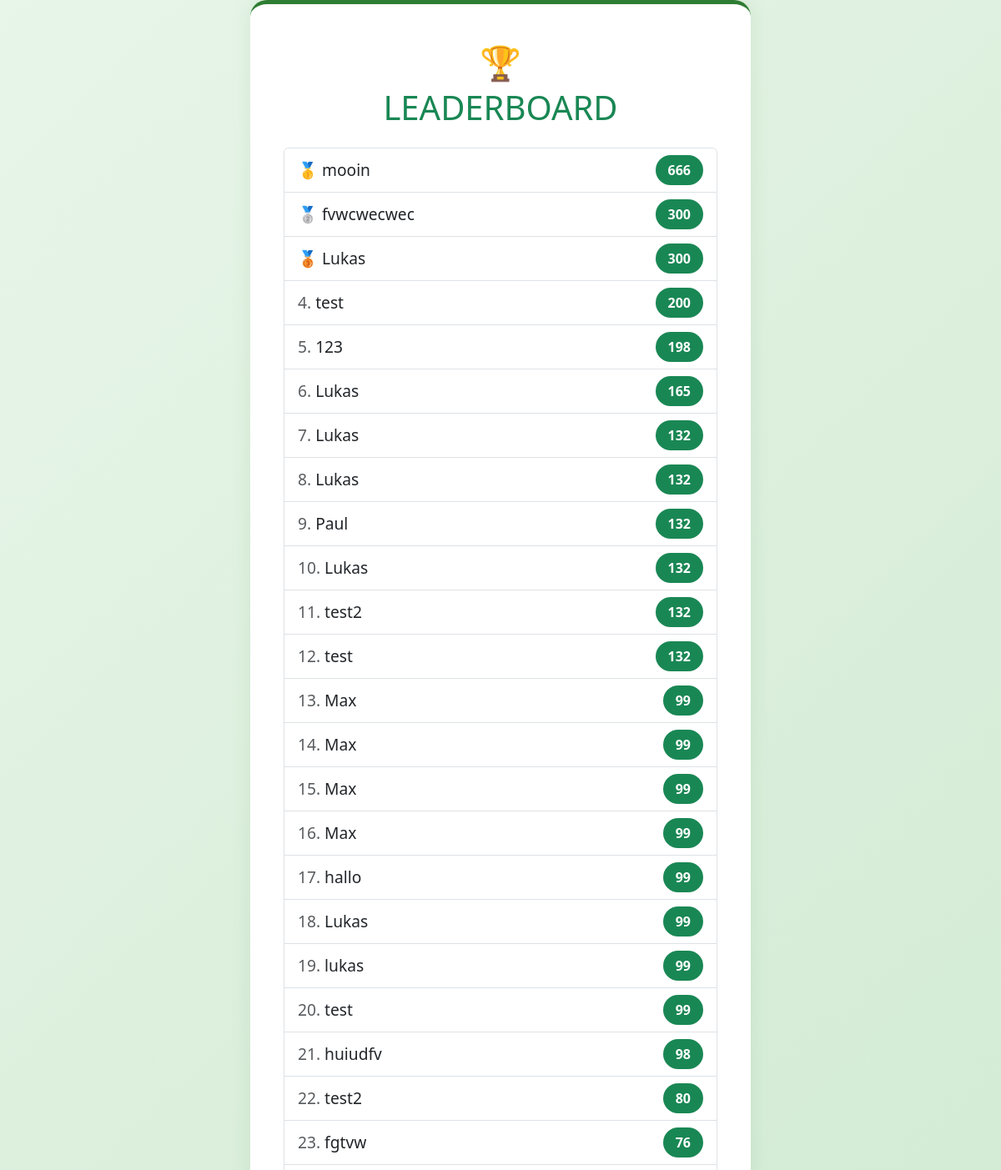
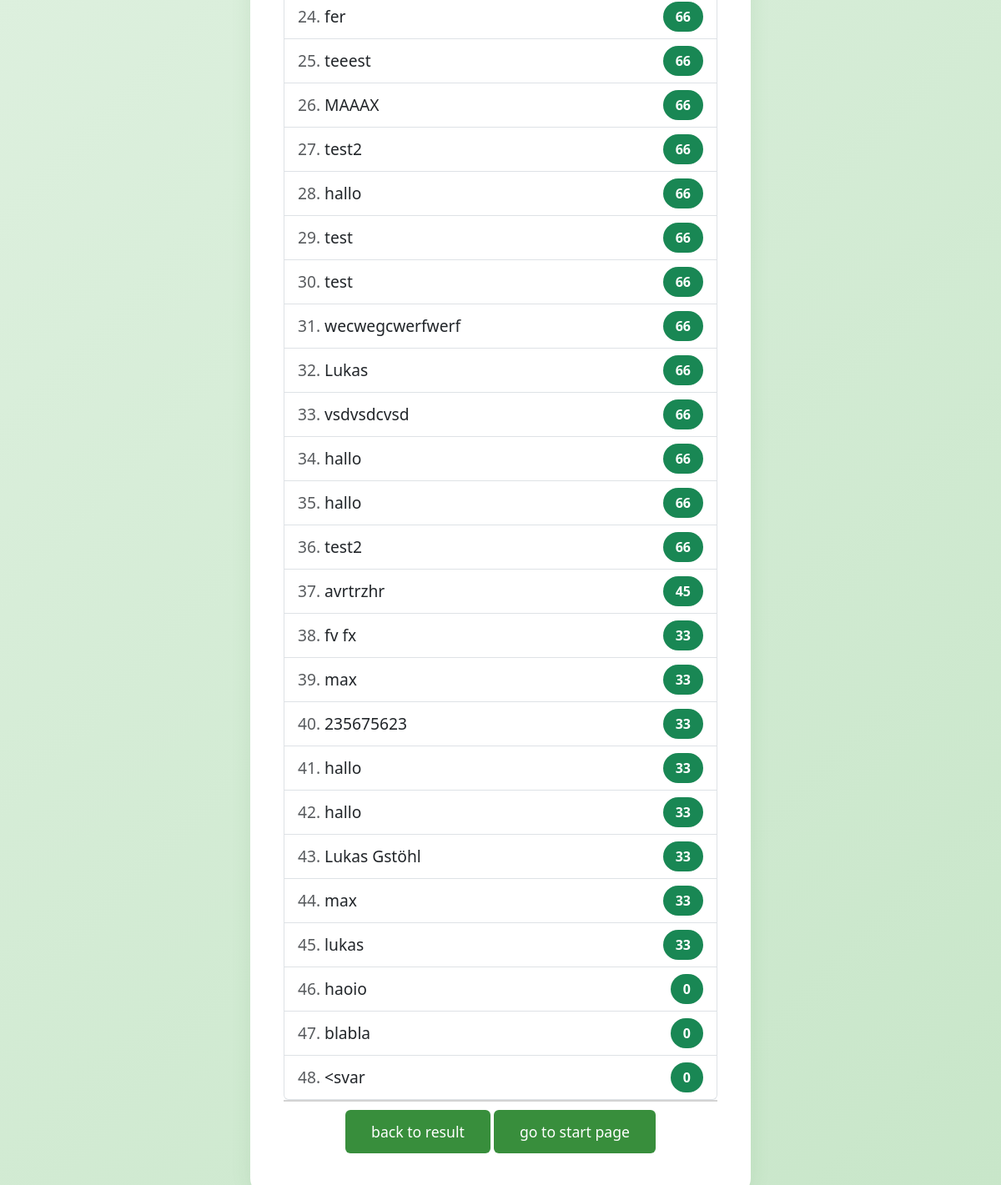
The app's page /leaderboard/, older data (2 pictures, top to bottom).
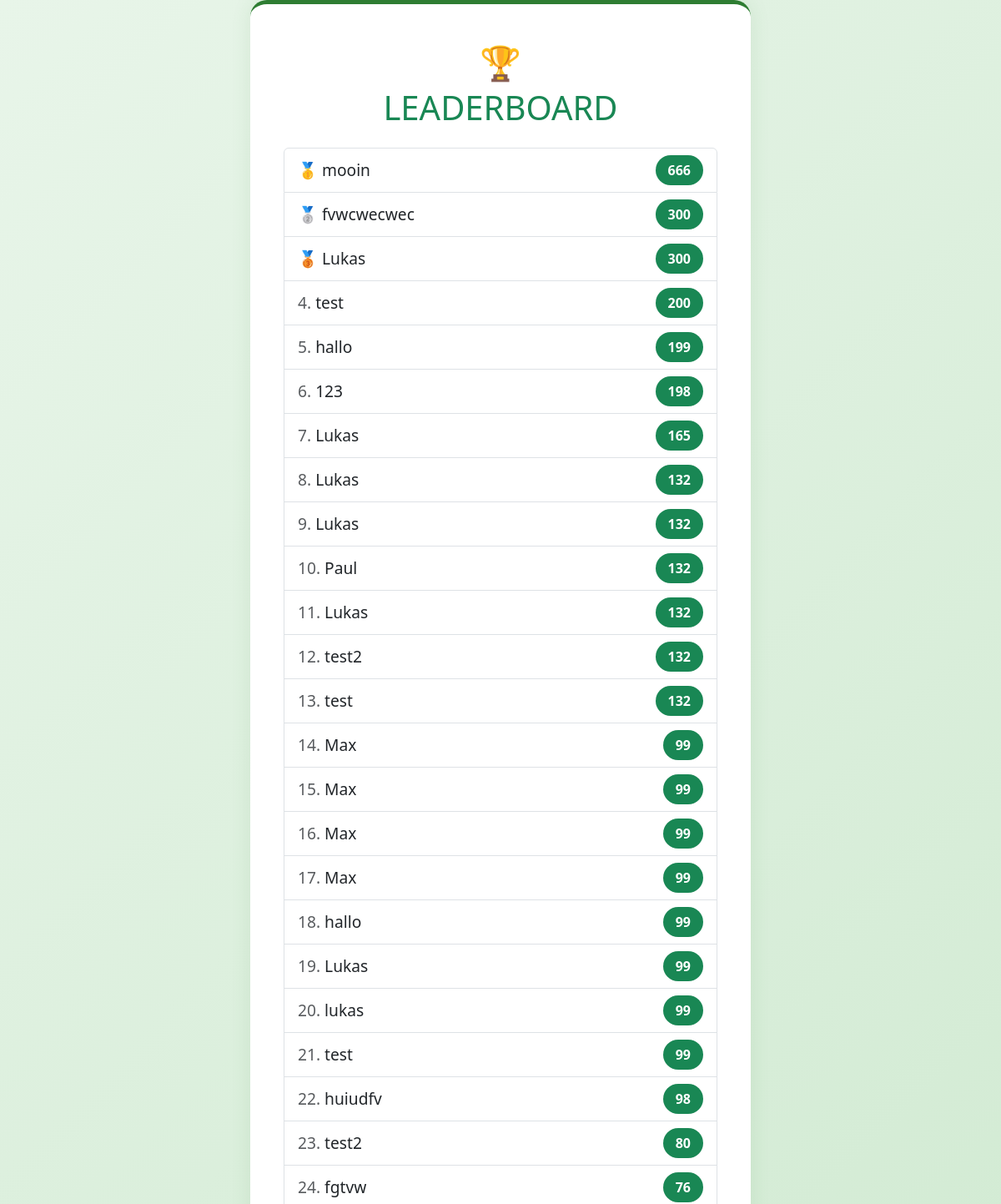
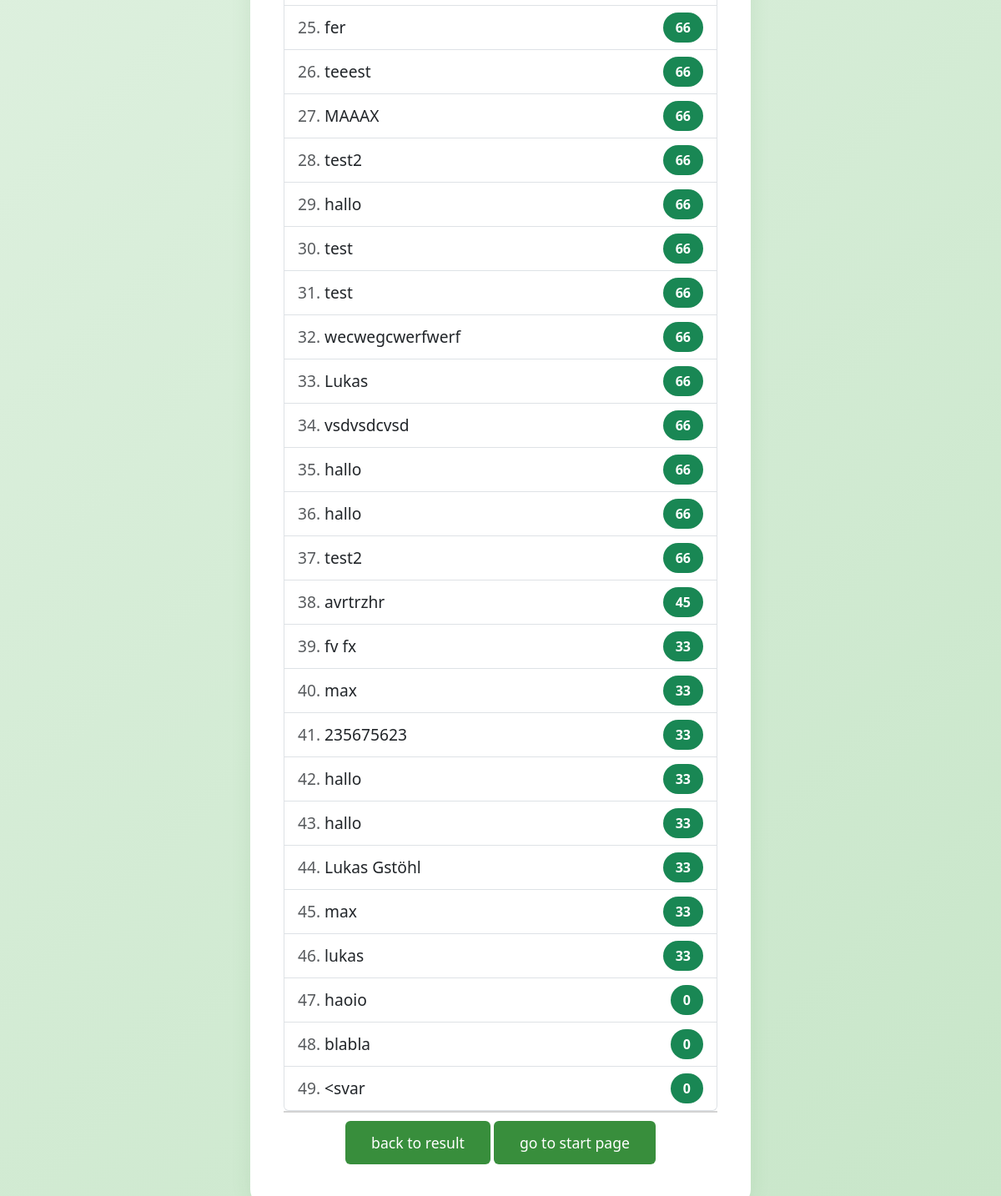
The same page, newer data (2 pictures, top to bottom).
### quiz/models.py (models this page shows, shortened)
class UserScore(models.Model):
    name = models.CharField(max_length=100)
    total_score = models.IntegerField()
    include_in_leaderboard = models.BooleanField(default=True)

### quiz/views.py (the view)
# urls.py: path('leaderboard/', views.leaderboard, name="leaderboard"),
def leaderboard(request):
    leaderboard_data = UserScore.objects.filter(include_in_leaderboard=True).order_by('-total_score')
    current_user_pk = request.session.get('current_user_pk')
    context = {
        'leaderboard': leaderboard_data,
        'current_user_pk': current_user_pk,
    }
    return render(request, 'quiz/leaderboard.html', context)

### quiz/templates/quiz/leaderboard.html (shortened to what this page needs)
<!DOCTYPE html>
<html lang="de">
<head>
    <link href="https://cdn.jsdelivr.net/npm/bootstrap@5.3.0/dist/css/bootstrap.min.css" rel="stylesheet">
</head>
<body>
    <div class="leaderboard-container text-center">
        <div class="mb-4">
            <span style="font-size: 2.5rem;">🏆</span>
            <h2 class="leaderboard-title text-success">LEADERBOARD</h2>
        </div>
        <ul class="list-group text-start">
            {% for user in leaderboard %}
            <li class="list-group-item d-flex justify-content-between align-items-center {% if user.id == current_user_pk %}highlight{% endif %}"
                >
                <div>
                    {% if forloop.counter == 1 %}
                    🥇
                    {% elif forloop.counter == 2 %}
                    🥈
                    {% elif forloop.counter == 3 %}
                    🥉
                    {% else %}
                    <span class="text-muted">{{ forloop.counter }}.</span>
                    {% endif %}
                    {{ user.name }}
                </div>
                <span class="badge bg-success rounded-pill">{{ user.total_score }}</span>
            </li>
            {% endfor %}
        </ul>
        <div class="sticky-bar text-center">
            <a href="{% url 'results' %}" class="btn btn-eco">back to result</a>
            <a href="{% url 'index' %}" class="btn btn-eco">go to start page</a>
        </div>
    </div>
</body>
</html>

Row changes from the older to the newer data that the page shows:
added UserScore: name "hallo", total_score "199"
